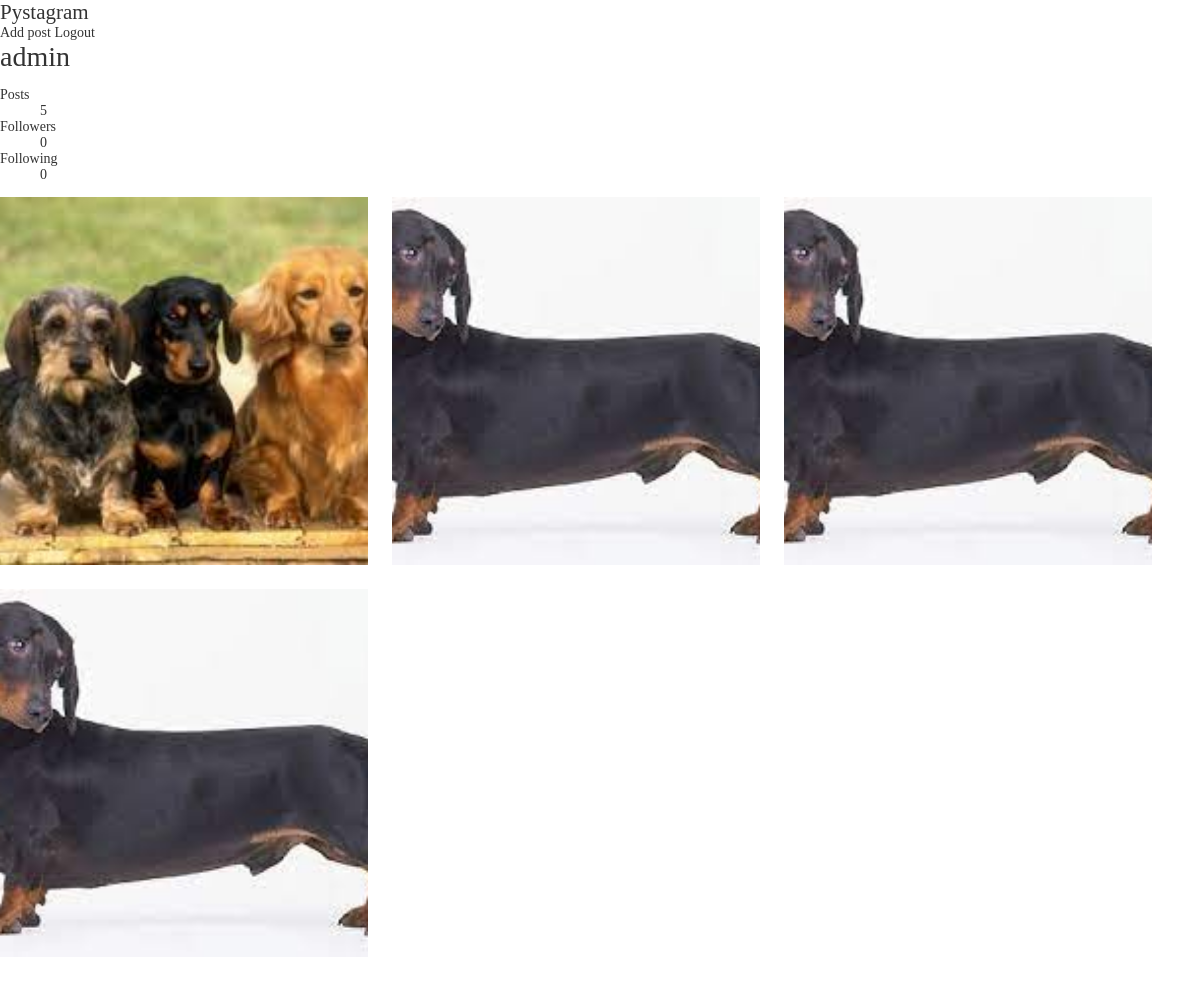
The app's page /users/1/profile/ with its own data.
### users/models.py (models this page shows, shortened)
class User(AbstractUser):
    profile_image = models.ImageField(
        "프로필 이미지", upload_to="users/profile", blank=True)
    short_description = models.TextField("소개글", blank=True)
    like_posts = models.ManyToManyField(
        "posts.Post",
        verbose_name="좋아요 누른 Post 목록",
        related_name="like_users",
        blank=True,
    )
    following = models.ManyToManyField(
        "self",
        verbose_name="팔로우 중인 사용자들",
        related_name="followers",
        symmetrical=False,
        through="users.Relationship",
    )

### posts/models.py (models this page shows, shortened)
class Post(models.Model):
    user = models.ForeignKey(
        "users.User",
        verbose_name="작성자",
        on_delete=models.CASCADE,
    )
    content = models.TextField("내용")
    created = models.DateTimeField("생성일시", auto_now_add=True)
    tags = models.ManyToManyField("posts.HashTag", verbose_name='해시태그 목록', blank=True)

class PostImage(models.Model):
    post = models.ForeignKey(
        Post,
        verbose_name="포스트",
        on_delete=models.CASCADE,
    )
    photo = models.ImageField("사진", upload_to="post")

### users/views.py (the view)
# urls.py: path("<int:user_id>/profile/", profile, name="profile"),
def profile(request, user_id):
    user = get_object_or_404(User, id=user_id)
    context = {
        "user": user,
    }
    return render(request, "users/profile.html", context)

### templates/users/profile.html
{% extends 'base_profile.html' %}
{% block bottom_data %}
<div class="post-grid-container">
    {% for post in user.post_set.all %}
        {% if post.postimage_set.first and post.postimage_set.first.photo %}
            <div class="post-grid">
                <a href="{% url 'posts:post_detail' post_id=post.id %}">
                    <img src="{{ post.postimage_set.first.photo.url }}" alt="">
                </a>
            </div>
        {% endif %}
    {% endfor %}
</div>
{% endblock %}

### templates/base_profile.html (shortened to what this page needs)
{% extends 'base_nav.html' %}
{% block content %}
<div id="profile">
    <div class="info">
        <div class="info-texts">
            <h1>{{ user.username }}</h1>
            <div class="counts">
                <dl>
                    <dt>Posts</dt>
                    <dd>
                        <a href="{% url 'users:profile' user_id=user.id %}">
                        {{ user.post_set.count }}</a>
                    </dd>
                    <dt>Followers</dt>
                    <dd>
                        <a href="{% url 'users:followers' user_id=user.id %}">
                        {{ user.followers.count }}</a>
                    </dd>
                    <dt>Following</dt>
                    <dd>
                        <a href="{% url 'users:following' user_id=user.id %}">
                        {{ user.following.count }}</a>
                    </dd>
                </dl>
            </div>
        </div>
    </div>
    {% block bottom_data %}{% endblock %}
</div>
{% endblock %}

### templates/base_nav.html
{% extends '_base.html' %}
{% block base_content %}
    {% include 'nav.html' %}
    {% block content %}{% endblock %}
{% endblock %}

### templates/_base.html (shortened to what this page needs)
{% load static %}
<!DOCTYPE html>
<html lang="ko">
<head>
    <link rel="stylesheet" href="{% static 'css/style.css' %}">
</head>
<body>
    {% block base_content %}{% endblock %}
</body>
</html>

### templates/nav.html
<nav>
    <h1>
        <a href="{% url 'posts:feeds' %}">Pystagram</a>
    </h1>
    <a href="{% url 'posts:post_add' %}">Add post</a>
    <a href="{% url 'users:logout' %}">Logout</a>
</nav>

### static/css/style.css (style rules this page uses)
h1, h2, h3, h4, h5, h6 { padding: 0; margin: 0; font-weight: 300; }
a { text-decoration: none; color: #333; }
html { margin: 0; font-family: "Noto Sans KR", serif; font-weight: 300; font-size: 14px; color: #333; height: 100%; }
body { margin: 0; height: 100%; }
.post-grid-container { display: flex; flex-direction: row; flex-wrap: wrap; }
.post-grid { display: flex; width: 30.6666666667vw; height: 30.6666666667vw; margin-right: 2vw; margin-bottom: 2vw; background-color: #eee; box-sizing: border-box; overflow: hidden; }
.post-grid:nth-of-type(3n) { margin-right: 0; }
.post-grid a { display: flex; }
.post-grid img { max-width: 100%; object-fit: cover; object-position: center center; }

### records on screen
User: username "admin", post_set.count "5", followers.count "0", following.count "0"
Post: postimage_set.first.photo (picture)
Post: postimage_set.first.photo (picture)
Post: postimage_set.first.photo (picture)
Post: postimage_set.first.photo (picture)
